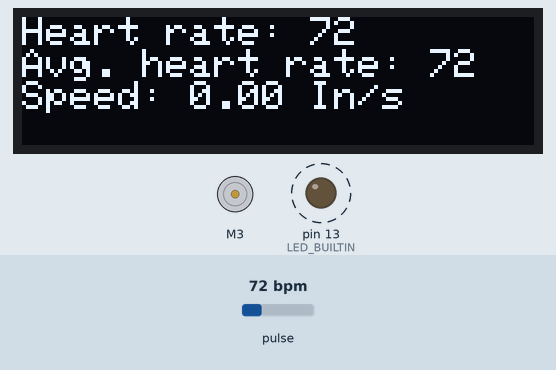
The sketch below on a simulated Arduino Uno, built with avr-gcc and run on an emulated ATmega328P. Parts: 128×32 one-colour display, DC motor (green arrow = forward, orange = backward, longer = faster), output pins drawn as LEDs (lit = HIGH). Dashed ring = blinking. The inputs (shaded band) are chosen by the test bench; at power-on: pulse 72 bpm. What the sketch prints to the serial monitor is not drawn.

Above: at 1.4 s.
1.5 s: pulse set to 42 bpm
At 2.42 s:
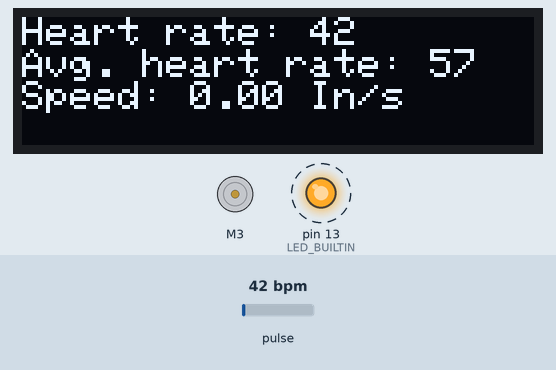
4.0 s: pulse set to 100 bpm
At 4.47 s:
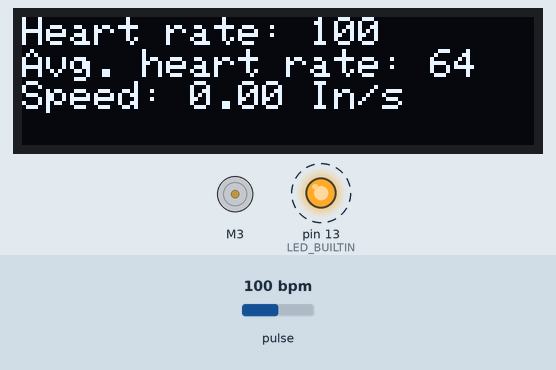
7.4 s: pulse set to 70 bpm
At 8.1 s:
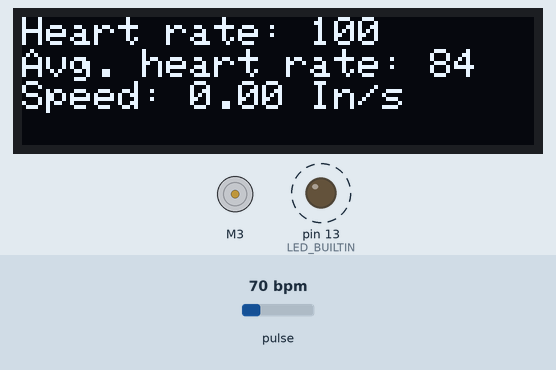
Timing chart, 0 to 10.7 s (numbered marks = the images above; inputs shaded):
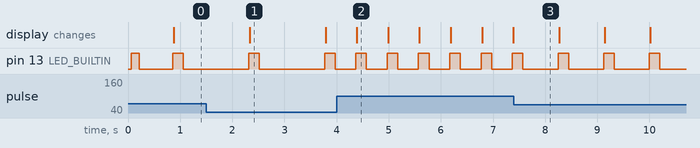

Measured:
- after the input at 1.5 s, pin 13 (LED_BUILTIN): alternates HIGH for 0.20 s and LOW for 1.3 s, starting after 0.81 s; the display: changes after 0.83 s (image 1)
- after the input at 4.0 s, pin 13 (LED_BUILTIN): alternates HIGH for 0.20 s and LOW for 0.40 s, starting after 0.37 s
- after the input at 7.4 s, pin 13 (LED_BUILTIN): alternates HIGH for 0.20 s and LOW for 0.67 s, starting after 0.85 s
- by itself, pin 13 (LED_BUILTIN): alternates HIGH for 0.18 s and LOW for 0.64 s
- what the display in image 1 shows lasts 1.5 s, from 2.3 s to 3.8 s
- what the display in image 2 shows lasts 0.6 s, from 4.4 s to 5.0 s

The sketch:

model_treadmill.ino
```cpp
//*****************************OLed setup *********************************************************************************
#include <SPI.h>
#include <Wire.h>
#include <Adafruit_GFX.h>
#include <Adafruit_SSD1306.h>

#define SCREEN_WIDTH 128 // OLED display width, in pixels
#define SCREEN_HEIGHT 32 // OLED display height, in pixels

// Declaration for an SSD1306 display connected to I2C (SDA, SCL pins)
// The pins for I2C are defined by the Wire-library.
// On an arduino UNO:       A4(SDA), A5(SCL)
// On an arduino MEGA 2560: 20(SDA), 21(SCL)
// On an arduino LEONARDO:   2(SDA),  3(SCL), ...
#define OLED_RESET     -1 // Reset pin # (or -1 if sharing Arduino reset pin)
#define SCREEN_ADDRESS 0x3C ///< See datasheet for Address; 0x3D for 128x64, 0x3C for 128x32
Adafruit_SSD1306 display(SCREEN_WIDTH, SCREEN_HEIGHT, &Wire, OLED_RESET);

//******************************Pluse Sensor Setup**************************************************************************

#include <PulseSensorPlayground.h>     // Includes the PulseSensorPlayground Library.

//  Variables
const int PulseWire = 0;       // PulseSensor PURPLE WIRE connected to ANALOG PIN 0
const int LED = LED_BUILTIN;          // The on-board Arduino LED, close to PIN 13.
int Threshold = 580;           // Determine which Signal to "count as a beat" and which to ignore.
                               // Use the "Gettting Started Project" to fine-tune Threshold Value beyond default setting.
                               // Otherwise leave the default "550" value.

PulseSensorPlayground pulseSensor;  // Creates an instance of the PulseSensorPlayground object called "pulseSensor"

// ******************************Keypad Setup***********************************************************************************

#include "Adafruit_Keypad.h"

const byte ROWS = 4; // rows
const byte COLS = 3; // columns
//define the symbols on the buttons of the keypads
char keys[ROWS][COLS] = {
  {'1','2','3'},
  {'4','5','6'},
  {'7','8','9'},
  {'.','0',' '}
};
byte rowPins[ROWS] = {2,3,4,5}; //connect to the row pinouts of the keypad
byte colPins[COLS] = { 8,9,10}; //connect to the column pinouts of the keypad

//initialize an instance of class NewKeypad
Adafruit_Keypad myKeypad = Adafruit_Keypad( makeKeymap(keys), rowPins, colPins, ROWS, COLS);
// *******************************Motor Setup***************************************************************************************

#include <Adafruit_MotorShield.h>

// Create the motor shield object with the default I2C address
Adafruit_MotorShield AFMS = Adafruit_MotorShield();
// Or, create it with a different I2C address (say for stacking)
// Adafruit_MotorShield AFMS = Adafruit_MotorShield(0x61);

// Select which 'port' M1, M2, M3 or M4. In this case, M1
Adafruit_DCMotor *myMotor = AFMS.getMotor(3);
// You can also make another motor on port M2
//Adafruit_DCMotor *myOtherMotor = AFMS.getMotor(2);

// ****************************************************global************************************************************************
#include <RunningAverage.h>
void refresh(int bpm, int avgbpm, double speed); // method to update all data on the display
void setMotorSpeed(std::string sp); // changes the speed of the motor based on keypad entry
int bpm = -1; // holds the current bpm
// variables to acesses speed later
std::string entry; // string to hold keypad inputs
double speed; // holds speed sent from keypad as double
RunningAverage myRA(100); // running average size 100 to average the bpm


// ***************************************************Setup*************************************************************************
void setup() {


  Serial.begin(9600);


// *****************************************************************************************************************************
  // SSD1306_SWITCHCAPVCC = generate display voltage from 3.3V internally
  if(!display.begin(SSD1306_SWITCHCAPVCC, SCREEN_ADDRESS)) {
    Serial.println(F("SSD1306 allocation failed"));
    for(;;); // Don't proceed, loop forever
  }

  display.clearDisplay();

  display.setTextSize(1);      // Normal 1:1 pixel scale
  display.setTextColor(SSD1306_WHITE); // Draw white text
  display.setCursor(0, 0);     // Start at top-left corner
  display.println("Heart rate: ");
  display.println("Average heart rate: ");
  display.println("Speed: 0 In/s");
  display.display();
// *****************************************************************************************************************************

   // Configure the PulseSensor object, by assigning our variables to it.
  pulseSensor.analogInput(PulseWire);
  pulseSensor.blinkOnPulse(LED);       //auto-magically blink Arduino's LED with heartbeat.
  pulseSensor.setThreshold(Threshold);

  // Double-check the "pulseSensor" object was created and "began" seeing a signal.
   if (pulseSensor.begin()) {
    Serial.println("We created a pulseSensor Object !");  //This prints one time at Arduino power-up,  or on Arduino reset.
  }

// *****************************************************************************************************************************
  myKeypad.begin();

// *****************************************************************************************************************************
   if (!AFMS.begin()) {         // create with the default frequency 1.6KHz
  // if (!AFMS.begin(1000)) {  // OR with a different frequency, say 1KHz
    Serial.println("Could not find Motor Shield. Check wiring.");
    while (1);
  }
  Serial.println("Motor Shield found.");

  myMotor->setSpeed(0);
  myMotor->run(FORWARD);

}


void loop() {

  myKeypad.tick();

  while(myKeypad.available()){
    keypadEvent e = myKeypad.read();
    Serial.print((char)e.bit.KEY);
    if(e.bit.EVENT == KEY_JUST_PRESSED) Serial.println(" pressed"); // checking for key press
    else if(e.bit.EVENT == KEY_JUST_RELEASED){
      Serial.println(" released");
      if(e.bit.KEY==' '){ // the '#' key is set to a whitespace and acts like an enter button
                          // here when the enter key is pressed the speed is updated
        setMotorSpeed(entry);
      }
      else
        entry.push_back(e.bit.KEY); // any other key pressed that is not the '#' key is sent to a string called entry
    }
  }
  delay(10);


 if (pulseSensor.sawStartOfBeat()) {            // Constantly test to see if "a beat happened".
  int bpm = pulseSensor.getBeatsPerMinute();  // Calls function on our pulseSensor object that returns BPM as an "int".
                                               // "myBPM" hold this BPM value now.
  if(bpm>20&&bpm<200){
    myRA.addValue(bpm);
    refresh(bpm,myRA.getAverage(),speed);
  }
//   Serial.println("♥  A HeartBeat Happened ! "); // If test is "true", print a message "a heartbeat happened".
//    Serial.print("BPM: ");                        // Print phrase "BPM: "
//   Serial.println(myBPM);                        // Print the value inside of myBPM.
}

  delay(20);                    // considered best practice in a simple sketch.


}


void setMotorSpeed(std::string sp){
  if(!sp.empty()){ // taking the string entry and converting it to a double
    speed = stod(entry);
    Serial.print(speed); // confirm speed by printing to serial
    Serial.println(" entered");
    entry.clear(); // empties keypad for next input
  }


  // using the double gotten from converting the string to a double
  // checks to see if the input falls within the bounds of the speed
  if( speed>=3&&speed<=8.25){
    myMotor->setSpeed(27.504*speed+27.593); // speed of the treadmill is measured inches per second
    refresh(bpm,myRA.getAverage(),speed);
  }
  else if( speed >= 8.25){ // if the speed is outside the bounds by being to large speed is set to the maximum
    myMotor->setSpeed(255);
    speed = 8.25;
    refresh(bpm,myRA.getAverage(),speed);
  }
  else{ // if the speed is outside the bound by being to small speed is set to zero
     myMotor->setSpeed(0);
     speed = 0;
    refresh(bpm,myRA.getAverage(),speed);
  }
}


void refresh(int bpm,int avg, double speed){ // takes the data and displays on the oled
  display.clearDisplay(); // clears the screen to be re-written

  // set-up text size, color and starting position (cursor)
  display.setTextSize(1);      // Normal 1:1 pixel scale
  display.setTextColor(SSD1306_WHITE); // Draw white text
  display.setCursor(0, 0);     // Start at top-left corner

  display.print("Heart rate: ");
  display.println(bpm);

  display.print("Avg. heart rate: ");
  display.println(avg);

  display.print("Speed: ");
  display.print(speed);
  display.println(" In/s");

  display.display(); // sends display to oled
}
```
